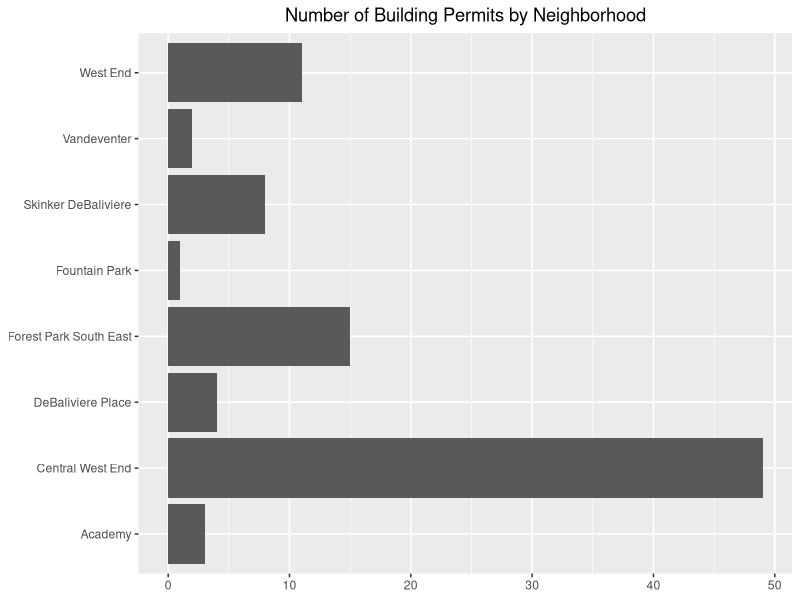
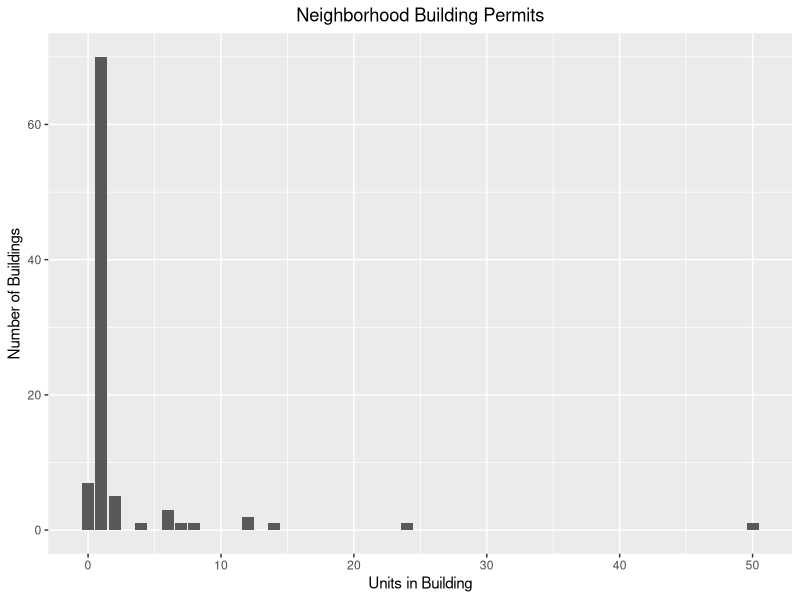
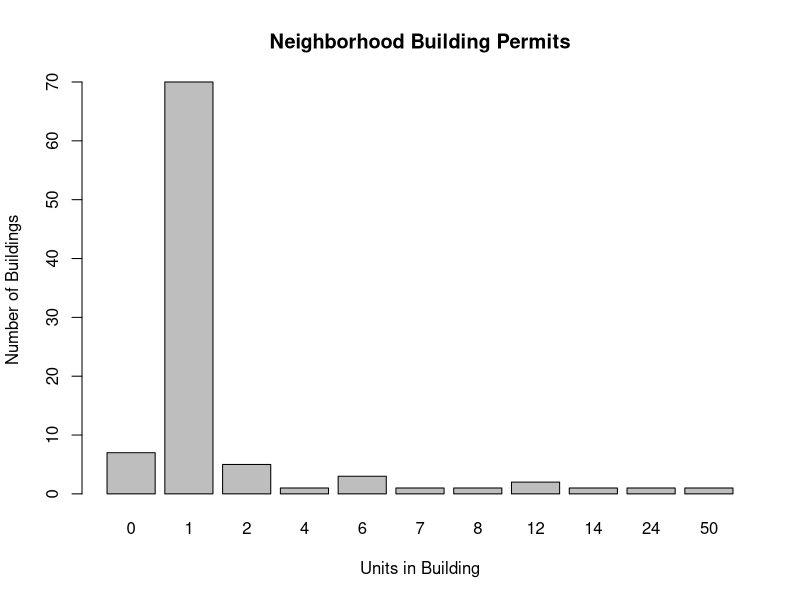
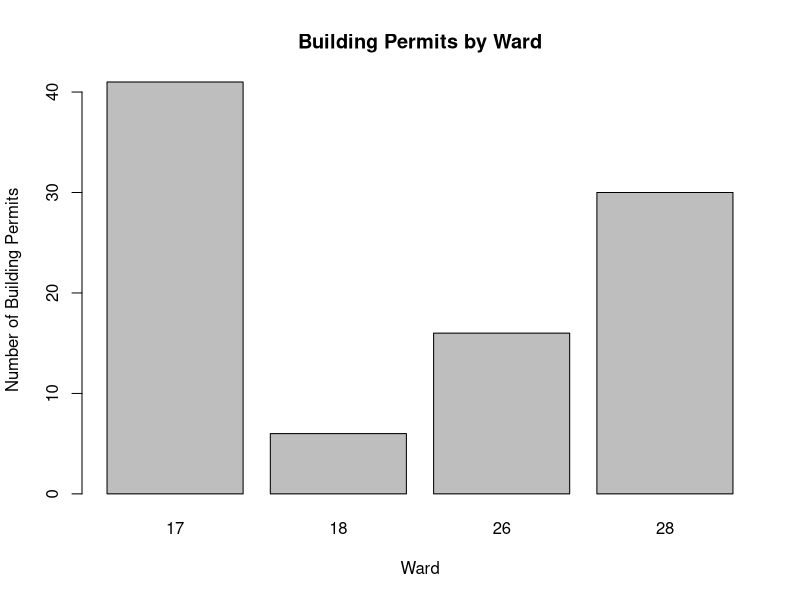
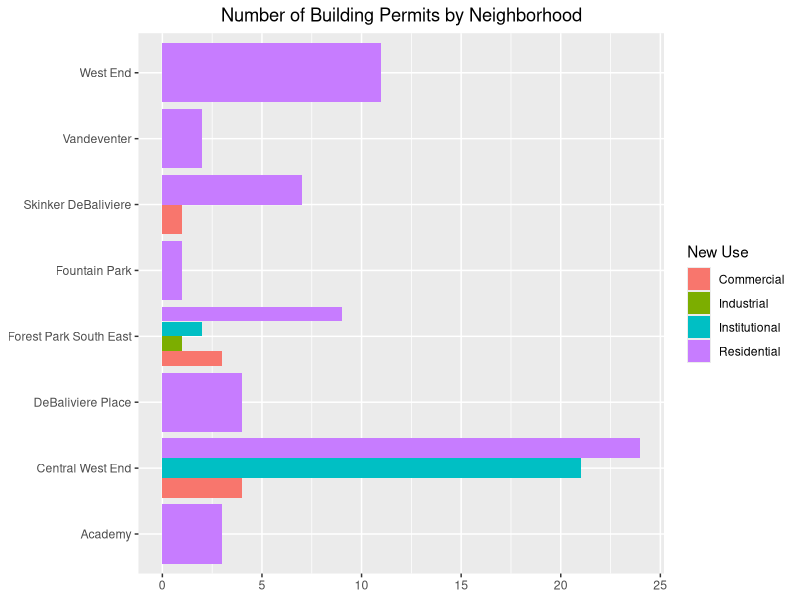
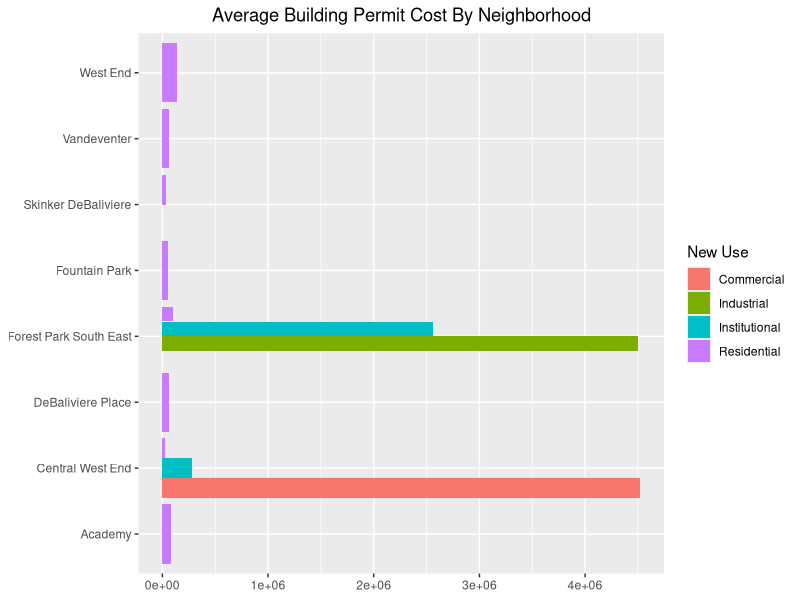
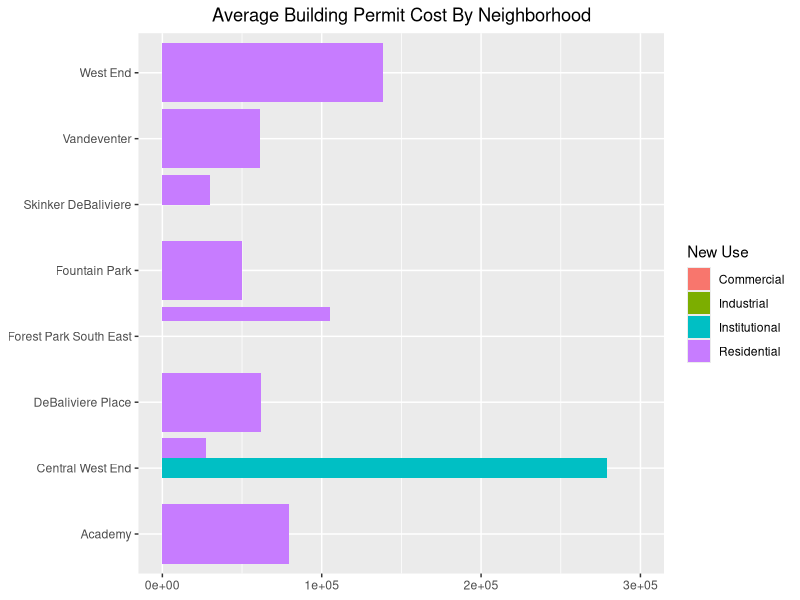
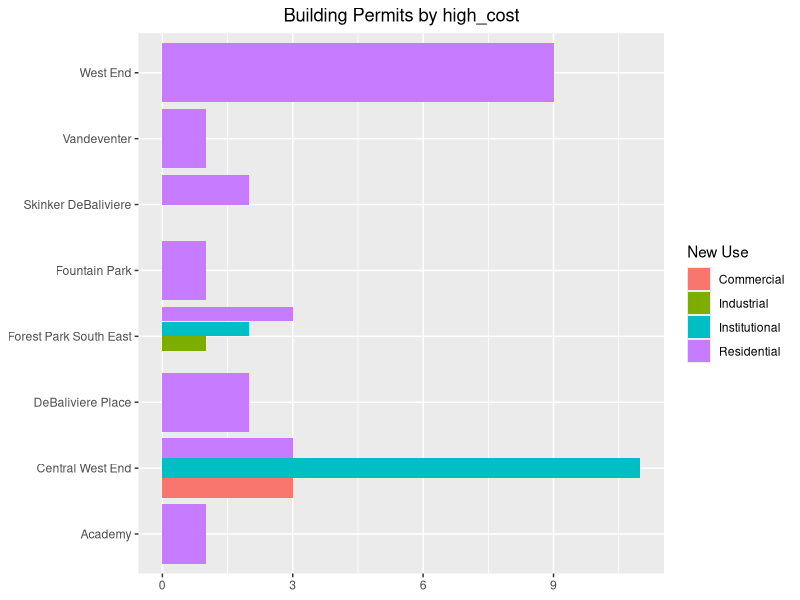

The R script that drew these images, in order:
## ---- chunk 1
# package loading

library(dplyr)      #data cleaning
library(here)       #file paths
library(readr)      #read csv
library(ggplot2)    #chart making
## ---- chunk 2
#load data

data <- read_csv(here("data", "clean_data.csv"))
means <- read_csv(here("data", "mean_data.csv"))
## ---- chunk 3

# This code chunk uses ggplot to create a bar plot that displays the number of building permits per each neighborhood.

ggplot(data, aes(nbhd_name)) +
  geom_bar() +
  ggtitle("Number of Building Permits by Neighborhood") +
  theme(
    plot.title = element_text(hjust = 0.5),
    axis.title.x = element_blank(),
    axis.title.y = element_blank()
  ) +
  coord_flip()
## ---- chunk 4

# This graph is a count of how many buildings have a certain number of units

ggplot(data, aes(NbrOfUnits))+
  geom_bar() +
  xlab("Units in Building") +
  ylab("Number of Buildings") +
  ggtitle("Neighborhood Building Permits") +
  theme(
    plot.title = element_text(hjust = 0.5)
  )

counts <- table(data$NbrOfUnits)
barplot(counts, main = "Neighborhood Building Permits", xlab = "Units in Building", ylab = "Number of Buildings")
## ---- chunk 5

# This graph is a count of building permits by ward

counts <- table(data$Ward10)
barplot(counts, main = "Building Permits by Ward", xlab = "Ward", ylab = "Number of Building Permits")
## ---- chunk 6

# Number of permits by neighborhood and `new_use`
# This code chunk uses the `ggplot` function to create a grouped bar chart. Included are arguments to relabel the title, legend, and x and y axes. The `stat` argument is specified as `count` because this displays the number of building permits from the variable `nbhd_name`.

ggplot(data, aes(data$nbhd_name)) +
  geom_bar(aes(fill = data$new_use), position = "dodge", stat="count") +
  ggtitle("Number of Building Permits by Neighborhood") +
  theme(
    plot.title = element_text(hjust = 0.5),
    axis.title.x = element_blank(),
    axis.title.y = element_blank()) +
  xlab("Neighborhood") +
  ylab("Number of Building Permits") +
  labs(fill = "New Use") +
  coord_flip()
## ---- chunk 7
# Average cost by neighborhood for each `new_use`
# This code uses the `ggplot` function to create a grouped bar plot using the `means` which contains the average building permit cost by neighborhood for each `new_use`. This code also uses `scale_y_continuous` to relabel y-axis tick markers in intervals of one million (1M).

ggplot(means, aes(x = nbhd_name, y = mean, fill = new_use)) +
  geom_bar(position = "dodge", stat="identity") +
  ggtitle("Average Building Permit Cost By Neighborhood") +
  theme(plot.title = element_text(hjust = 0.5),
    axis.title.x = element_blank(),
    axis.title.y = element_blank()) +
  ylab("Cost ($)") +
  labs(fill = "New Use") +
  coord_flip()
## ---- chunk 8

# Creates a plot that excludes the industrial and institutional cost from Forest Park South east as well as the commercial cost in Central West End. It uses the `scale_y_continuous` command to zoom in on the previous graph while also specifying labels on the y-axis in intervals of 50,000. 

ggplot(means, aes(x = nbhd_name, y = mean, fill = new_use)) +
  geom_bar(position = "dodge", stat="identity") +
  ggtitle("Average Building Permit Cost By Neighborhood") +
  theme(plot.title = element_text(hjust = 0.5),
    axis.title.x = element_blank(),
    axis.title.y = element_blank()) +
  ylab("Cost ($)") +
  labs(fill = "New Use") +
  scale_y_continuous(limits = c(0, 300000))+
  coord_flip()
  
## ---- chunk 9

# Plot Building Permits by `high_cost`

ggplot(means, aes(x = nbhd_name, y = high_cost, fill = new_use)) +
  geom_bar(position = "dodge", stat="identity") +
  ggtitle("Building Permits by high_cost") +
  theme(plot.title = element_text(hjust = 0.5),
    axis.title.x = element_blank(),
    axis.title.y = element_blank()) +
  ylab("Number of Permits") +
  labs(fill = "New Use") +
  coord_flip()
## ---- chunk 10

# Plot Building Permits by `high_cost` and `low_cost`

ggplot(means, aes(x = nbhd_name, y = low_cost, fill = new_use)) +
  geom_bar(position = "dodge", stat="identity") +
  ggtitle("Building Permits by low_cost") +
  theme(plot.title = element_text(hjust = 0.5),
    axis.title.x = element_blank(),
    axis.title.y = element_blank()) +
  ylab("Number of Permits") +
  labs(fill = "New Use") +
  coord_flip()
## ---- chunk 11
academy <- filter(data, nbhd_name == "Academy")
counts <- table(academy$NbrOfUnits)
barplot(counts, main = "Academy Building Permits", xlab = "Units in Building", ylab = "Number of Buildings")
## ---- chunk 12
ggplot(academy, aes(nbhd_name)) +
  geom_bar(aes(fill = new_use), position = "dodge", stat="count") +
  ggtitle("Number of Building Permits in Academy by Use") +
  theme(
    axis.title.x = element_blank(),
    plot.title = element_text(hjust = 0.5),
    axis.ticks.x = element_blank(),
    axis.text.x = element_blank()
  )+
  ylab("Number of Permits") +
  labs(fill = "New Use")
## ---- chunk 13
ggplot(academy, aes(lrgcost)) +
  geom_bar(aes(fill = new_use), position = "dodge", stat="count") +
  ggtitle("Cost of Building Permits in Academy by Use") +
  theme(
    plot.title = element_text(hjust = 0.5)
  )+
  xlab("Cost of Permit") +
  ylab("Number of Permits") +
  labs(fill = "New Use") +
  scale_x_discrete(labels=c("FALSE" = "Less Than $50,000", "TRUE" = "Greater Than or Equal to $50,000"))
## ---- chunk 14
academy <- filter(means, nbhd_name == "Academy")

ggplot(academy, aes(x = nbhd_name, y = mean, fill = new_use)) +
  geom_bar(position = "dodge", stat="identity") +
  ggtitle("Average Building Permit Cost in Academy") +
  xlab("Neighborhood") +
  ylab("Cost ($)") +
  labs(fill = "New Use")+
  theme(
    axis.title.x = element_blank(),
    plot.title = element_text(hjust = 0.5),
    axis.ticks.x = element_blank(),
    axis.text.x = element_blank()
  ) 
  
## ---- chunk 15
cwe <- filter(data, nbhd_name == "Central West End")
counts <- table(cwe$NbrOfUnits)
barplot(counts, main = "Central West End Building Permits", xlab = "Units in Building", ylab = "Number of Buildings")
## ---- chunk 16
ggplot(cwe, aes(nbhd_name)) +
  geom_bar(aes(fill = new_use), position = "dodge", stat="count") +
  ggtitle("Number of Building Permits in Central West End by Use") +
  ylab("Number of Building Permits") +
  theme(
    axis.title.x = element_blank(),
    plot.title = element_text(hjust = 0.5),
    axis.ticks.x = element_blank(),
    axis.text.x = element_blank()
  )+
  labs(fill = "New Use")
## ---- chunk 17
ggplot(cwe, aes(lrgcost)) +
  geom_bar(aes(fill = new_use), position = "dodge", stat="count") +
  ggtitle("Cost of Building Permits in Central West End by Use") +
  theme(
    plot.title = element_text(hjust = 0.5)
  )+
  xlab("Cost of Permit") +
  ylab("Number of Permits") +
  labs(fill = "New Use") +
  scale_x_discrete(labels=c("FALSE" = "Less Than $50,000", "TRUE" = "Greater Than or Equal to $50,000"))
## ---- chunk 18
cwe <- filter(means, nbhd_name == "Central West End")

ggplot(cwe, aes(x = nbhd_name, y = mean, fill = new_use)) +
  geom_bar(position = "dodge", stat="identity") +
  ggtitle("Average Building Permit Cost in Central West End") +
  xlab("Neighborhood") +
  ylab("Cost ($)") +
  labs(fill = "New Use")+
  theme(
    axis.title.x = element_blank(),
    plot.title = element_text(hjust = 0.5),
    axis.ticks.x = element_blank(),
    axis.text.x = element_blank()
  ) 
  
## ---- chunk 19
db_place <- filter(data, nbhd_name == "DeBaliviere Place")
counts <- table(db_place$NbrOfUnits)
barplot(counts, main = "DeBaliviere Place Building Permits", xlab = "Units in Building", ylab = "Number of Buildings")
## ---- chunk 20
ggplot(db_place, aes(nbhd_name)) +
  geom_bar(aes(fill = new_use), position = "dodge", stat="count") +
  ggtitle("Number of Building Permits in DeBaliviere Place by Use") +
  ylab("Number of Building Permits") +
  theme(
    axis.title.x = element_blank(),
    plot.title = element_text(hjust = 0.5),
    axis.ticks.x = element_blank(),
    axis.text.x = element_blank()
  )+
  labs(fill = "New Use")
## ---- chunk 21
ggplot(db_place, aes(lrgcost)) +
  geom_bar(aes(fill = new_use), position = "dodge", stat="count") +
  ggtitle("Cost of Building Permits in DeBaliviere Place by Use") +
  theme(
    plot.title = element_text(hjust = 0.5)
  )+
  xlab("Cost of Permit") +
  ylab("Number of Permits") +
  labs(fill = "New Use") +
  scale_x_discrete(labels=c("FALSE" = "Less Than $50,000", "TRUE" = "Greater Than or Equal to $50,000"))
## ---- chunk 22
db_place <- filter(means, nbhd_name == "DeBaliviere Place")

ggplot(db_place, aes(x = nbhd_name, y = mean, fill = new_use)) +
  geom_bar(position = "dodge", stat="identity") +
  ggtitle("Average Building Permit Cost in DeBaliviere Place") +
  xlab("Neighborhood") +
  ylab("Cost ($)") +
  labs(fill = "New Use")+
  theme(
    axis.title.x = element_blank(),
    plot.title = element_text(hjust = 0.5),
    axis.ticks.x = element_blank(),
    axis.text.x = element_blank()
  ) 
  
## ---- chunk 23
frstpk_se <- filter(data, nbhd_name == "Forest Park South East")
counts <- table(frstpk_se$NbrOfUnits)
barplot(counts, main = "Forest Park South East Building Permits", xlab = "Units in Building", ylab = "Number of Buildings")
## ---- chunk 24
ggplot(frstpk_se, aes(nbhd_name)) +
  geom_bar(aes(fill = new_use), position = "dodge", stat="count") +
  ggtitle("Number of Building Permits in Forest Park South East by Use") +
  ylab("Number of Building Permits") +
  theme(
    axis.title.x = element_blank(),
    plot.title = element_text(hjust = 0.5),
    axis.ticks.x = element_blank(),
    axis.text.x = element_blank()
  )+
  scale_y_continuous(breaks=c(0:9))+
  labs(fill = "New Use")
## ---- chunk 25
ggplot(frstpk_se, aes(lrgcost)) +
  geom_bar(aes(fill = new_use), position = "dodge", stat="count") +
  ggtitle("Cost of Building Permits in Forest Park South East by Use") +
  theme(
    plot.title = element_text(hjust = 0.5)
  )+
  xlab("Cost of Permit") +
  ylab("Number of Permits") +
  labs(fill = "New Use") +
  scale_x_discrete(labels=c("FALSE" = "Less Than $50,000", "TRUE" = "Greater Than or Equal to $50,000"))
## ---- chunk 26
frstpk_se <- filter(means, nbhd_name == "Forest Park South East")

ggplot(frstpk_se, aes(x = nbhd_name, y = mean, fill = new_use)) +
  geom_bar(position = "dodge", stat="identity") +
  ggtitle("Average Building Permit Cost in Forest Park South East") +
  xlab("Neighborhood") +
  ylab("Cost ($)") +
  labs(fill = "New Use")+
  theme(
    axis.title.x = element_blank(),
    plot.title = element_text(hjust = 0.5),
    axis.ticks.x = element_blank(),
    axis.text.x = element_blank()
  ) 
## ---- chunk 27
ftn_prk <- filter(data, nbhd_name == "Fountain Park")
counts <- table(ftn_prk$NbrOfUnits)
barplot(counts, main = "Fountain Park Building Permits", xlab = "Units in Building", ylab = "Number of Buildings")
## ---- chunk 28
ggplot(ftn_prk, aes(nbhd_name)) +
  geom_bar(aes(fill = new_use), position = "dodge", stat="count") +
  ggtitle("Number of Building Permits in Fountain Park by Use") +
  ylab("Number of Building Permits") +
  theme(
    axis.title.x = element_blank(),
    plot.title = element_text(hjust = 0.5),
    axis.ticks.x = element_blank(),
    axis.text.x = element_blank()
  )+
  labs(fill = "New Use")
## ---- chunk 29
ggplot(ftn_prk, aes(lrgcost)) +
  geom_bar(aes(fill = new_use), position = "dodge", stat="count") +
  ggtitle("Cost of Building Permits in Fountain Park by Use") +
  theme(
    plot.title = element_text(hjust = 0.5)
  )+
  xlab("Cost of Permit") +
  ylab("Number of Permits") +
  labs(fill = "New Use") +
  scale_x_discrete(labels=c("FALSE" = "Less Than $50,000", "TRUE" = "Greater Than or Equal to $50,000"))
## ---- chunk 30
ftn_prk <- filter(means, nbhd_name == "Fountain Park")

ggplot(ftn_prk, aes(x = nbhd_name, y = mean, fill = new_use)) +
  geom_bar(position = "dodge", stat="identity") +
  ggtitle("Average Building Permit Cost in Fountain Park") +
  xlab("Neighborhood") +
  ylab("Cost ($)") +
  labs(fill = "New Use")+
  theme(
    axis.title.x = element_blank(),
    plot.title = element_text(hjust = 0.5),
    axis.ticks.x = element_blank(),
    axis.text.x = element_blank()
  ) 
  
## ---- chunk 31
skinker_db <- filter(data, nbhd_name == "Skinker DeBaliviere")
counts <- table(skinker_db$NbrOfUnits)
barplot(counts, main = "Skinker DeBaliviere Building Permits", xlab = "Units in Building", ylab = "Number of Buildings")
## ---- chunk 32
ggplot(skinker_db, aes(nbhd_name)) +
  geom_bar(aes(fill = new_use), position = "dodge", stat="count") +
  ggtitle("Number of Building Permits in Skinker DeBaliviere by Use") +
  ylab("Number of Building Permits") +
  theme(
    axis.title.x = element_blank(),
    plot.title = element_text(hjust = 0.5),
    axis.ticks.x = element_blank(),
    axis.text.x = element_blank()
  )+
  labs(fill = "New Use")
## ---- chunk 33
ggplot(skinker_db, aes(lrgcost)) +
  geom_bar(aes(fill = new_use), position = "dodge", stat="count") +
  ggtitle("Cost of Building Permits in Skinker DeBaliviere by Use") +
  theme(
    plot.title = element_text(hjust = 0.5)
  )+
  xlab("Cost of Permit") +
  ylab("Number of Permits") +
  labs(fill = "New Use") +
  scale_x_discrete(labels=c("FALSE" = "Less Than $50,000", "TRUE" = "Greater Than or Equal to $50,000"))
## ---- chunk 34
skinker_db <- filter(means, nbhd_name == "Skinker DeBaliviere")

ggplot(skinker_db, aes(x = nbhd_name, y = mean, fill = new_use)) +
  geom_bar(position = "dodge", stat="identity") +
  ggtitle("Average Building Permit Cost in Skinker DeBaliviere") +
  xlab("Neighborhood") +
  ylab("Cost ($)") +
  labs(fill = "New Use")+
  theme(
    axis.title.x = element_blank(),
    plot.title = element_text(hjust = 0.5),
    axis.ticks.x = element_blank(),
    axis.text.x = element_blank()
  ) 
  
## ---- chunk 35
vandeventer <- filter(data, nbhd_name == "Vandeventer")
counts <- table(vandeventer$NbrOfUnits)
barplot(counts, main = "Vandeventer Building Permits", xlab = "Units in Building", ylab = "Number of Buildings")
## ---- chunk 36
ggplot(vandeventer, aes(nbhd_name)) +
  geom_bar(aes(fill = new_use), position = "dodge", stat="count") +
  ggtitle("Number of Building Permits in Vandeventer by Use") +
  ylab("Number of Building Permits") +
  theme(
    axis.title.x = element_blank(),
    plot.title = element_text(hjust = 0.5),
    axis.ticks.x = element_blank(),
    axis.text.x = element_blank()
  )+
  labs(fill = "New Use")
## ---- chunk 37
ggplot(vandeventer, aes(lrgcost)) +
  geom_bar(aes(fill = new_use), position = "dodge", stat="count") +
  ggtitle("Cost of Building Permits in Vandeventer by Use") +
  theme(
    plot.title = element_text(hjust = 0.5)
  )+
  xlab("Cost of Permit") +
  ylab("Number of Permits") +
  labs(fill = "New Use") +
  scale_x_discrete(labels=c("FALSE" = "Less Than $50,000", "TRUE" = "Greater Than or Equal to $50,000"))
## ---- chunk 38
vandeventer <- filter(means, nbhd_name == "Vandeventer")

ggplot(vandeventer, aes(x = nbhd_name, y = mean, fill = new_use)) +
  geom_bar(position = "dodge", stat="identity") +
  ggtitle("Average Building Permit Cost in Vandeventer") +
  xlab("Neighborhood") +
  ylab("Cost ($)") +
  labs(fill = "New Use")+
  theme(
    axis.title.x = element_blank(),
    plot.title = element_text(hjust = 0.5),
    axis.ticks.x = element_blank(),
    axis.text.x = element_blank()
  ) 
  
## ---- chunk 39
westend <- filter(data, nbhd_name == "West End")
counts <- table(westend$NbrOfUnits)
barplot(counts, main = "West End Building Permits", xlab = "Units in Building", ylab = "Number of Buildings")
## ---- chunk 40
ggplot(westend, aes(nbhd_name)) +
  geom_bar(aes(fill = new_use), position = "dodge", stat="count") +
  ggtitle("Number of Building Permits in West End by Use") +
  ylab("Number of Building Permits") +
  theme(
    axis.title.x = element_blank(),
    plot.title = element_text(hjust = 0.5),
    axis.ticks.x = element_blank(),
    axis.text.x = element_blank()
  )+
  labs(fill = "New Use")
## ---- chunk 41
ggplot(westend, aes(lrgcost)) +
  geom_bar(aes(fill = new_use), position = "dodge", stat="count") +
  ggtitle("Cost of Building Permits in West End by Use") +
  theme(
    plot.title = element_text(hjust = 0.5)
  )+
  xlab("Cost of Permit") +
  ylab("Number of Permits") +
  labs(fill = "New Use") +
  scale_x_discrete(labels=c("FALSE" = "Less Than $50,000", "TRUE" = "Greater Than or Equal to $50,000"))
## ---- chunk 42
westend <- filter(means, nbhd_name == "West End")

ggplot(westend, aes(x = nbhd_name, y = mean, fill = new_use)) +
  geom_bar(position = "dodge", stat="identity") +
  ggtitle("Average Building Permit Cost in West End") +
  xlab("Neighborhood") +
  ylab("Cost ($)") +
  labs(fill = "New Use")+
  theme(
    axis.title.x = element_blank(),
    plot.title = element_text(hjust = 0.5),
    axis.ticks.x = element_blank(),
    axis.text.x = element_blank()
  ) 
  
